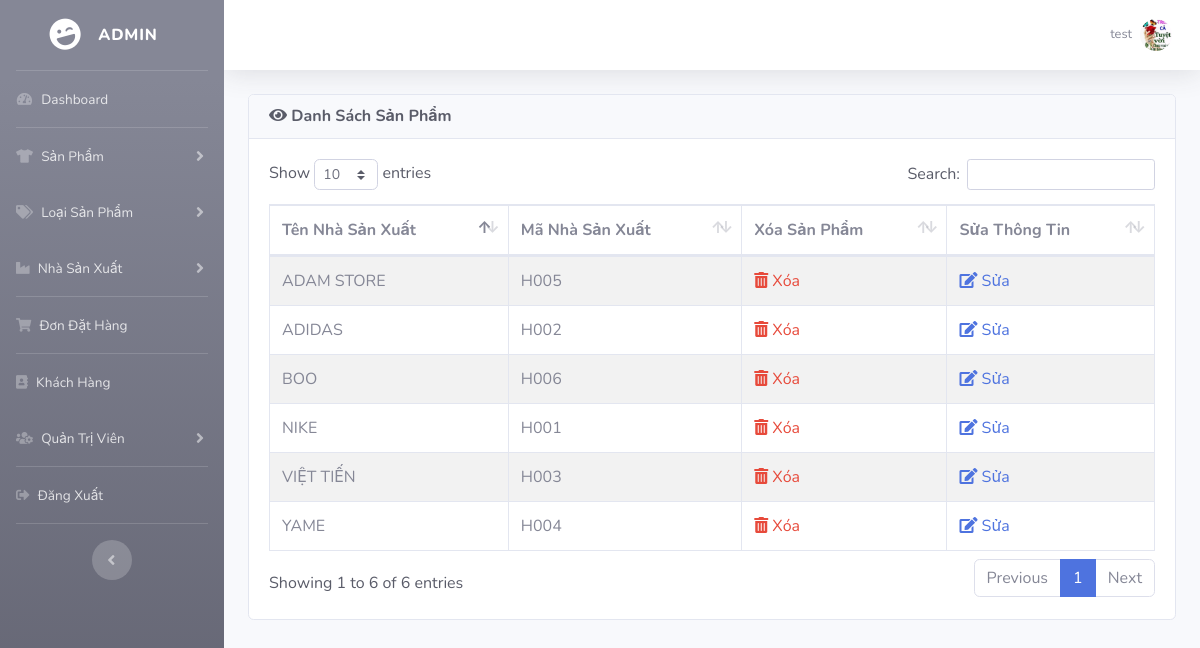
The page /admin/index.php?view_man (signed in) on the database its author committed.
### tables this page shows
CREATE TABLE `HANGSX` (
  `MA_HANGSX` varchar(10) NOT NULL,
  `TEN_HANGSX` varchar(50) NOT NULL
);

### admin/includes/database.php (called while the page is built, shortened)
<?php
    class MyConnect {
        private $conn;
        public function __construct() {
            $this->host = "localhost:8889";
            $this->user = "root";
            $this->passwd = "root";
            $this->database = "cuahang";
            $this->conn = new mysqli($this->host,$this->user,$this->passwd,$this->database);
        }
        public function isConnected() {
            return true;
        }
        public function query($query) {
            if($this->isConnected()) {
                $tableData = mysqli_query($this->conn,$query);
                return $tableData;
            }
        }
    }
?>

### admin/view_man.php (the view, shortened to what this page needs)
<?php
if(!isset($_SESSION['admin_email'])){
    echo "<script>window.open('login.php','_self')</script>";
}
else {
?>
<div class="row">
    <div class="col-lg-12">
        <div class="card text-dark mb-4">
            <div class="card-header">
                <h6 class="m-0 font-weight-bold"><i class="fas fa-eye"></i> Danh Sách Sản Phẩm</div></h6>
            <div class="card-body">
                <div class="table-responsive">
                    <table id="product_table" class="table table-bordered table-striped" width="100%" cellspacing="0">
                        <thead>
                            <tr>
                                <th>Tên Nhà Sản Xuất</th>
                                <th>Mã Nhà Sản Xuất</th>
                                <th>Xóa Sản Phẩm</th>
                                <th>Sửa Thông Tin</th>
                            </tr>
                        </thead>
                        <tbody>
                        <?php
                            $getManQry = "select * from HANGSX";
                            $result = $MyConn->query($getManQry);
                            while($row = mysqli_fetch_array($result)) {
                                $man_id = $row['MA_HANGSX'];
                                $man_name = $row['TEN_HANGSX'];
                        ?>
                            <tr>
                                <td> <?php echo $man_name ?></td>
                                <td> <?php echo $man_id ?> </td>
                                <td>
                                    <a href="index.php?delete_man=<?php echo $man_id ?>" class="text-danger" style="text-decoration: none">
                                        <i class="fas fa-trash-alt"></i>
                                            Xóa
                                    </a>
                                </td>
                                <td>
                                    <a href="index.php?edit_man=<?php echo $man_id ?>" style="text-decoration: none">
                                        <i class="fas fa-edit" ></i>
                                            Sửa
                                        </a>
                                </td>
                            </tr>
                            <?php } ?>
                        </tbody>
                    </table>
                </div>
            </div>
        </div>
    </div>
</div>
<?php } ?>

### admin/index.php (shortened to what this page needs)
<?php
include("includes/database.php");
if(!isset($_SESSION['admin_email'])){
echo "<script>window.open('login.php','_self')</script>";
}
else {
?>
<?php
$MyConn = new MyConnect();
$admin_session = $_SESSION['admin_email'];
$getAdminQry = "select * from admin where Email='$admin_session'";
$getAdmin = $MyConn->query($getAdminQry);
$row_admin = mysqli_fetch_array($getAdmin);
$admin_name = $row_admin['Name'];
$admin_image = $row_admin['Image'];
?>
<!DOCTYPE html>
<html lang="en">
<head>
    <link href="vendor/fontawesome-free/css/all.min.css" rel="stylesheet" type="text/css">
    <link href="css/sb-admin-2.min.css" rel="stylesheet">
    <link href="css/thumb.css" rel="stylesheet">
    <link href="css/style.css" rel="stylesheet">
    <link href="vendor/datatables/dataTables.bootstrap4.min.css" rel="stylesheet">
</head>
<body id="page-top">
    <div id="wrapper">
    <?php include("includes/sidebars.php");  ?>
        <div id="content-wrapper" class="d-flex flex-column">
            <div id="content">
                <nav class="navbar navbar-expand navbar-light bg-white topbar mb-4 static-top shadow">
                    <ul class="navbar-nav ml-auto">
                        <li class="nav-item dropdown no-arrow">
                            <a class="nav-link dropdown-toggle" href="#" id="userDropdown" role="button"
                                data-toggle="dropdown" aria-haspopup="true" aria-expanded="false">
                                <span class="mr-2 d-none d-lg-inline text-gray-600 small"> <?php echo $admin_name ?></span>
                                <img class="img-profile rounded-circle"
                                    src="<?php echo "admin_images/".$admin_image ?>">
                            </a>
                        </li>
                    </ul>
                </nav>
                <div class="container-fluid">
                    <?php
                    if(isset($_GET['dashboard'])) {
                        include("dashboard.php");
                    }
                    else if(isset($_GET['insert_product'])) {
                        include("insert_product.php");
                    }
                    else if(isset($_GET['view_product'])) {
                        include("view_product.php");
                    }
                    else if(isset($_GET['edit_product'])) {
                        include("edit_product.php");
                    }
                    else if(isset($_GET['delete_product'])) {
                        include("delete_product.php");
                    }
                    else if(isset($_GET['insert_cat'])) {
                        include("insert_cat.php");
                    }
                    else if(isset($_GET['view_cat'])) {
                        include("view_cat.php");
                    }
                    else if(isset($_GET['edit_cat'])) {
                        include("edit_cat.php");
                    }
                    else if(isset($_GET['delete_cat'])) {
                        include("delete_cat.php");
                    }
                    else if(isset($_GET['insert_man'])) {
                        include("insert_man.php");
                    }
                    else if(isset($_GET['view_man'])) {
                        include("view_man.php");
                    }
                    ?>
                </div>
            </div>
        </div>
    </div>
</body>
</html>
<?php } ?>

### rows shown on the page
hangsx: TEN_HANGSX "NIKE", MA_HANGSX "H001"
hangsx: TEN_HANGSX "ADIDAS", MA_HANGSX "H002"
hangsx: TEN_HANGSX "VIỆT TIẾN", MA_HANGSX "H003"
hangsx: TEN_HANGSX "YAME", MA_HANGSX "H004"
hangsx: TEN_HANGSX "ADAM STORE", MA_HANGSX "H005"
hangsx: TEN_HANGSX "BOO", MA_HANGSX "H006"

### other values the page prints
$admin_name "test"
